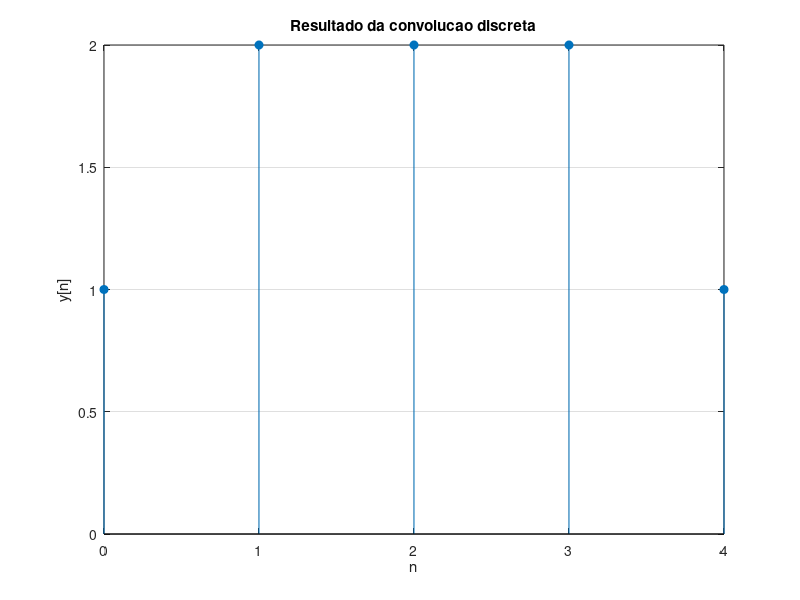

Source code (MATLAB):
# Atividade 4
# 3 - Modifique a entrada para x[n] = {1, 1, 1, 1} e interprete o novo resultado.
clc;
clear ;
close all ;
x = [1 1 1 1];
h = [1 1];
y = conv (x , h) ;
disp ('Sequencia x[n]: ');
disp (x) ;
disp ('Sequencia h[n]: ');
disp (h) ;
disp ('Convolucao y[n] = x[n] * h[n]: ') ;
disp (y) ;
n = 0: length ( y) -1;
stem (n ,y ,'filled');
grid on ;
xlabel ('n');
ylabel ('y[n]') ;
title ('Resultado da convolucao discreta');
